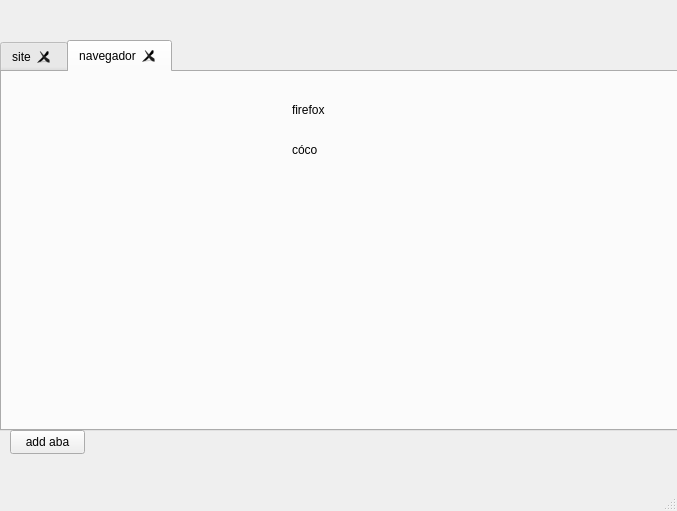
<?xml version="1.0" encoding="UTF-8"?>
<ui version="4.0">
 <class>MainWindow</class>
 <widget class="QMainWindow" name="MainWindow">
  <property name="geometry">
   <rect>
    <x>0</x>
    <y>0</y>
    <width>677</width>
    <height>511</height>
   </rect>
  </property>
  <property name="windowTitle">
   <string>MainWindow</string>
  </property>
  <widget class="QWidget" name="centralwidget">
   <widget class="QTabWidget" name="tabWidget">
    <property name="geometry">
     <rect>
      <x>0</x>
      <y>40</y>
      <width>681</width>
      <height>391</height>
     </rect>
    </property>
    <property name="currentIndex">
     <number>1</number>
    </property>
    <property name="documentMode">
     <bool>false</bool>
    </property>
    <property name="tabsClosable">
     <bool>true</bool>
    </property>
    <property name="movable">
     <bool>false</bool>
    </property>
    <property name="tabBarAutoHide">
     <bool>false</bool>
    </property>
    <widget class="QWidget" name="tab">
     <attribute name="title">
      <string>site</string>
     </attribute>
     <widget class="QLabel" name="label">
      <property name="geometry">
       <rect>
        <x>40</x>
        <y>30</y>
        <width>49</width>
        <height>16</height>
       </rect>
      </property>
      <property name="text">
       <string>google</string>
      </property>
     </widget>
     <widget class="QLabel" name="label_2">
      <property name="geometry">
       <rect>
        <x>40</x>
        <y>60</y>
        <width>49</width>
        <height>16</height>
       </rect>
      </property>
      <property name="text">
       <string>youtube</string>
      </property>
     </widget>
    </widget>
    <widget class="QWidget" name="site">
     <attribute name="title">
      <string notr="true">navegador</string>
     </attribute>
     <widget class="QLabel" name="label_3">
      <property name="geometry">
       <rect>
        <x>290</x>
        <y>30</y>
        <width>49</width>
        <height>16</height>
       </rect>
      </property>
      <property name="text">
       <string>firefox</string>
      </property>
     </widget>
     <widget class="QLabel" name="label_4">
      <property name="geometry">
       <rect>
        <x>290</x>
        <y>70</y>
        <width>49</width>
        <height>16</height>
       </rect>
      </property>
      <property name="text">
       <string>cóco</string>
      </property>
     </widget>
    </widget>
   </widget>
   <widget class="QPushButton" name="pushButton">
    <property name="geometry">
     <rect>
      <x>10</x>
      <y>430</y>
      <width>75</width>
      <height>24</height>
     </rect>
    </property>
    <property name="text">
     <string>add aba</string>
    </property>
   </widget>
  </widget>
  <widget class="QMenuBar" name="menubar">
   <property name="geometry">
    <rect>
     <x>0</x>
     <y>0</y>
     <width>677</width>
     <height>22</height>
    </rect>
   </property>
  </widget>
  <widget class="QStatusBar" name="statusbar"/>
 </widget>
 <resources/>
 <connections/>
</ui>
